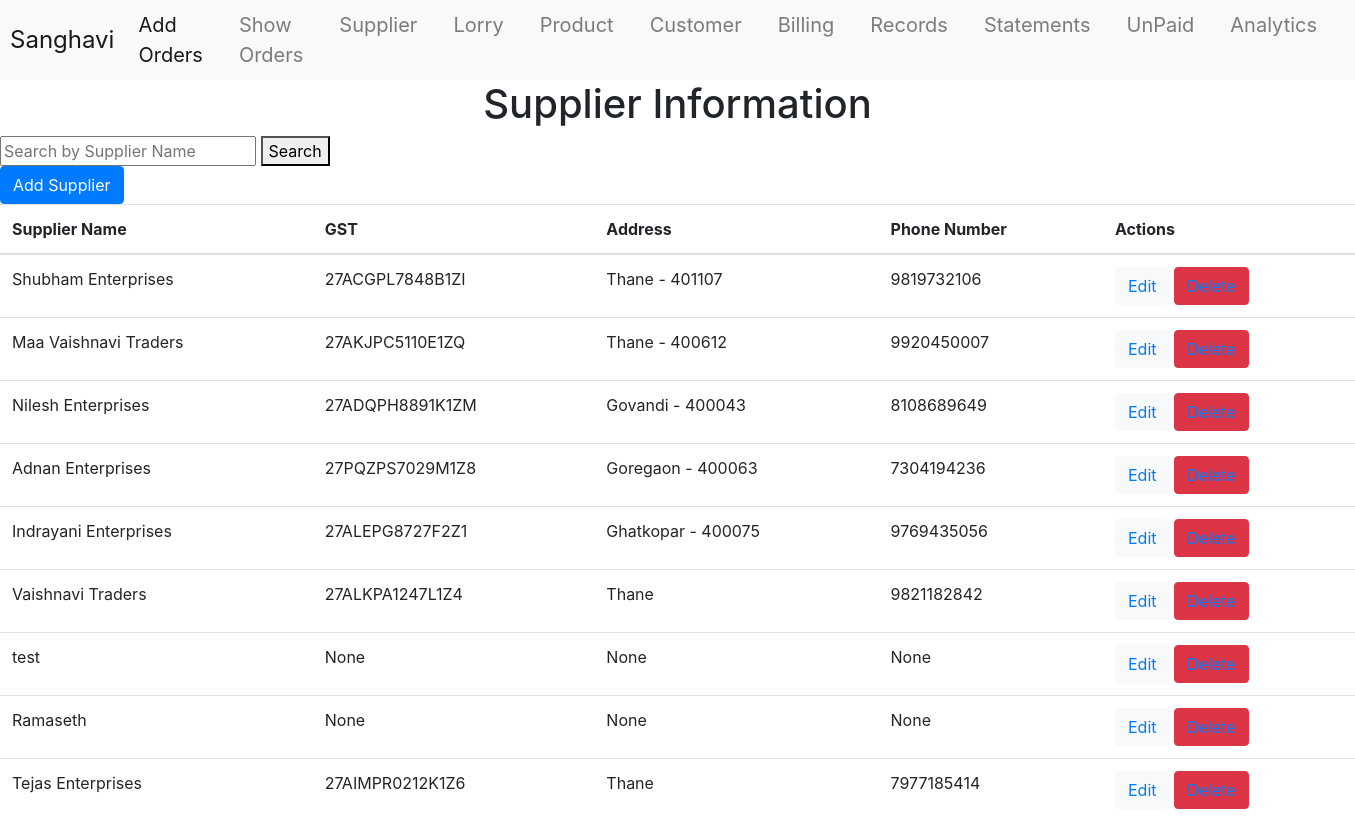
Page /invoiceApp/supplier/info/ on the committed database.
### invoiceApp/models.py (models this page shows, shortened)
class Supplier(models.Model):
    fname = models.CharField(max_length=55, primary_key=True)
    gst = models.CharField(max_length=15, blank=True, null=True)
    adr = models.CharField(max_length=200, blank=True, null=True)
    phone = models.CharField(max_length=15, blank=True, null=True)

### invoiceApp/views.py (the view)
# urls.py: path('supplier/info/', views.supplier_info, name='supplier_info_url'),
def supplier_info(request):
    query = request.GET.get('q', '')  # Get the search query from the URL parameter 'q'
    if query:
        suppliers = Supplier.objects.filter(Q(fname__icontains=query))
    else:
        suppliers = Supplier.objects.all()
    template_name = 'invoice/supplierInfo.html'
    context = {'suppliers': suppliers, 'query': query}
    return render(request, template_name, context)

### invoiceApp/templates/invoice/supplierInfo.html (shortened to what this page needs)
{% extends 'layout.html' %}
{% load crispy_forms_tags %}
{% block content %}
    <center><h1>Supplier Information</h1></center>
    <form method="GET" action="{% url 'supplier_info_url' %}">
        <input type="text" name="q" placeholder="Search by Supplier Name" value="{{ query }}">
        <button type="submit">Search</button>
    </form>
    <a href="{% url 'supplier_add_url' %}" class="btn btn-primary">Add Supplier</a>
    <table class="table">
        <thead>
            <tr>
              <th scope="col">Supplier Name</th>
              <th scope="col">GST</th>
              <th scope="col">Address</th>
              <th scope="col">Phone Number</th>
              <th scope="col">Actions</th>
            </tr>
          </thead>
          <tbody>
          {% for i in suppliers %}
            <tr>
              <td>{{i.fname}}</td>
              <td>{{i.gst}}</td>
              <td>{{i.adr}}</td>
              <td>{{i.phone}}</td>
              <td>
                <button class="btn btn-light"><a href="{% url 'supplier_update_url' i.fname %}">Edit</a></button>
                <button class="btn btn-danger"><a href="{% url 'supplier_delete_url' i.fname %}">Delete</a></button>
            </td>
            </tr>
          {% endfor %}
          </tbody>
    </table>
{% endblock %}

### rows in the picture
Supplier: fname "Shubham Enterprises", gst "27ACGPL7848B1ZI", adr "Thane - 401107", phone "9819732106"
Supplier: fname "Maa Vaishnavi Traders", gst "27AKJPC5110E1ZQ", adr "Thane - 400612", phone "9920450007"
Supplier: fname "Nilesh Enterprises", gst "27ADQPH8891K1ZM", adr "Govandi - 400043", phone "8108689649"
Supplier: fname "Adnan Enterprises", gst "27PQZPS7029M1Z8", adr "Goregaon - 400063", phone "7304194236"
Supplier: fname "Indrayani Enterprises", gst "27ALEPG8727F2Z1", adr "Ghatkopar - 400075", phone "9769435056"
Supplier: fname "Vaishnavi Traders", gst "27ALKPA1247L1Z4", adr "Thane", phone "9821182842"
Supplier: fname "test", gst "None", adr "None", phone "None"
Supplier: fname "Ramaseth", gst "None", adr "None", phone "None"
Supplier: fname "Tejas Enterprises", gst "27AIMPR0212K1Z6", adr "Thane", phone "7977185414"
